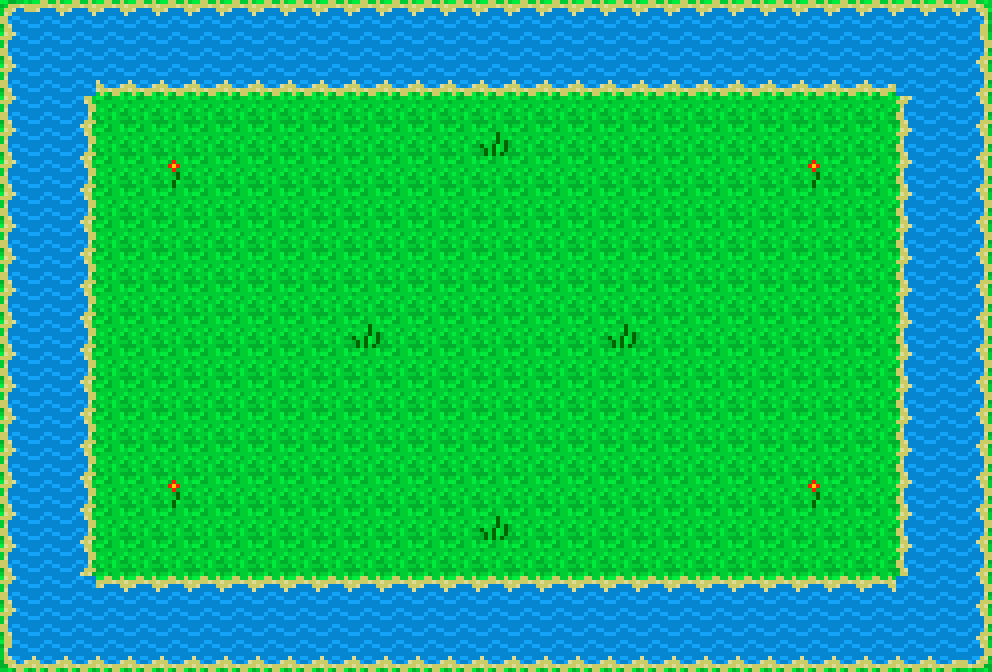

Rendered tile map (Tiled .tmx) drawn with the repository's tilesets; below, a short description and the map source with its tile grids summarised:
An orthogonal 31x21 tile map with 32x32 px tiles, 1 tile layer (Tile Layer 1).

<map version="1.0" orientation="orthogonal" width="31" height="21" tilewidth="32" tileheight="32">
 <tileset firstgid="1" name="Pee Parade" tilewidth="32" tileheight="32">
  <image source="tiles.png" trans="ffffff" width="128" height="256" />
  <tile id="4">
   <properties>
    <property name="blocking" value="true" />
    <property name="peeable" value="true" />
   </properties>
  </tile>
  <tile id="5">
   <properties>
    <property name="blocking" value="true" />
    <property name="peeable" value="true" />
   </properties>
  </tile>
  <tile id="8">
   <properties>
    <property name="blocking" value="true" />
   </properties>
  </tile>
  <tile id="9">
   <properties>
    <property name="blocking" value="true" />
   </properties>
  </tile>
  <tile id="10">
   <properties>
    <property name="blocking" value="true" />
   </properties>
  </tile>
  <tile id="12">
   <properties>
    <property name="blocking" value="true" />
   </properties>
  </tile>
  <tile id="13">
   <properties>
    <property name="blocking" value="true" />
   </properties>
  </tile>
  <tile id="14">
   <properties>
    <property name="blocking" value="true" />
   </properties>
  </tile>
  <tile id="16">
   <properties>
    <property name="blocking" value="true" />
   </properties>
  </tile>
  <tile id="17">
   <properties>
    <property name="blocking" value="true" />
   </properties>
  </tile>
  <tile id="18">
   <properties>
    <property name="blocking" value="true" />
   </properties>
  </tile>
 </tileset>
 <layer name="Tile Layer 1" width="31" height="21">
  <data>[651 cells, 651 non-empty, 12 distinct tile ids]</data>
 </layer>
</map>